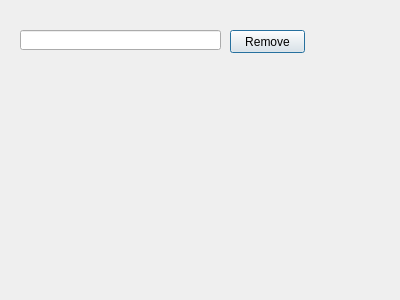
<?xml version="1.0" encoding="UTF-8"?>
<ui version="4.0">
 <class>removeitem</class>
 <widget class="QDialog" name="removeitem">
  <property name="geometry">
   <rect>
    <x>0</x>
    <y>0</y>
    <width>400</width>
    <height>300</height>
   </rect>
  </property>
  <property name="windowTitle">
   <string>Dialog</string>
  </property>
  <widget class="QLineEdit" name="txtValue">
   <property name="geometry">
    <rect>
     <x>20</x>
     <y>30</y>
     <width>201</width>
     <height>20</height>
    </rect>
   </property>
  </widget>
  <widget class="QPushButton" name="btnFind">
   <property name="geometry">
    <rect>
     <x>230</x>
     <y>30</y>
     <width>75</width>
     <height>23</height>
    </rect>
   </property>
   <property name="text">
    <string>Remove</string>
   </property>
  </widget>
 </widget>
 <resources/>
 <connections/>
</ui>
